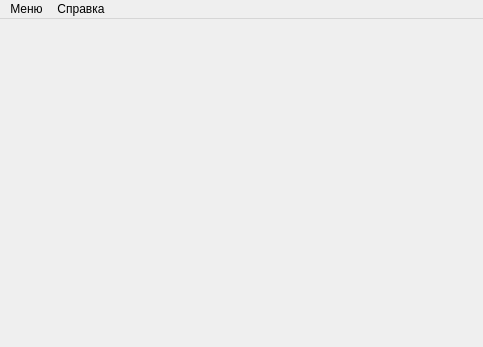
<?xml version="1.0" encoding="UTF-8"?>
<ui version="4.0">
 <class>MainWindow</class>
 <widget class="QMainWindow" name="MainWindow">
  <property name="geometry">
   <rect>
    <x>0</x>
    <y>0</y>
    <width>483</width>
    <height>347</height>
   </rect>
  </property>
  <property name="windowTitle">
   <string>Шашки</string>
  </property>
  <property name="windowIcon">
   <iconset>
    <normaloff>media/icon.png</normaloff>media/icon.png</iconset>
  </property>
  <widget class="QWidget" name="central_widget">
   <layout class="QVBoxLayout" name="vertical_layout" stretch="1">
    <item>
     <widget class="QWidget" name="widget" native="true">
      <layout class="QVBoxLayout" name="verticalLayout_2"/>
     </widget>
    </item>
   </layout>
  </widget>
  <widget class="QMenuBar" name="menubar">
   <property name="geometry">
    <rect>
     <x>0</x>
     <y>0</y>
     <width>483</width>
     <height>21</height>
    </rect>
   </property>
   <widget class="QMenu" name="menu">
    <property name="title">
     <string>Меню</string>
    </property>
    <addaction name="action_authorise"/>
    <addaction name="separator"/>
    <addaction name="action_play_english"/>
    <addaction name="action_play_russian"/>
    <addaction name="separator"/>
    <addaction name="action_exit"/>
   </widget>
   <widget class="QMenu" name="menu_help">
    <property name="title">
     <string>Справка</string>
    </property>
    <addaction name="action_rules_for_english"/>
    <addaction name="action_rules_for_russian"/>
   </widget>
   <addaction name="menu"/>
   <addaction name="menu_help"/>
  </widget>
  <action name="action_play_english">
   <property name="text">
    <string>Играть в английские шашки</string>
   </property>
  </action>
  <action name="action_about">
   <property name="text">
    <string>О приложении</string>
   </property>
  </action>
  <action name="action_authorise">
   <property name="text">
    <string>Авторизоваться</string>
   </property>
  </action>
  <action name="action_exit">
   <property name="text">
    <string>Выход</string>
   </property>
  </action>
  <action name="action_play_russian">
   <property name="text">
    <string>Играть в русские шашки</string>
   </property>
  </action>
  <action name="action_rules_for_english">
   <property name="text">
    <string>Правила игры в английские шашки</string>
   </property>
  </action>
  <action name="action_rules_for_russian">
   <property name="text">
    <string>Правила игры в русские шашки</string>
   </property>
  </action>
 </widget>
 <resources/>
 <connections/>
</ui>
